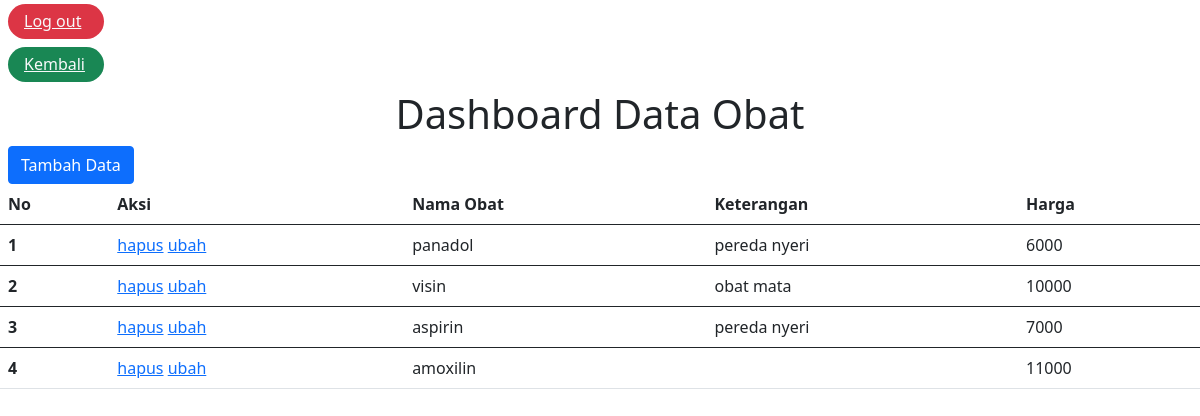
Screenshot of /dataObat/obat.php (signed in) with the database file from the repository.
### tables this page shows
CREATE TABLE `obat` (
  `id` int(11) NOT NULL,
  `namaobat` varchar(255) NOT NULL,
  `keterangan` varchar(255) NOT NULL,
  `harga` int(255) NOT NULL
);

### dataObat/functions.php (called while the page is built, shortened)
<?php
    $conn = mysqli_connect("localhost", "root", "", "inovamedika");
    function query($query){
        global $conn;
        $result = mysqli_query($conn ,$query);
        $rows = [];
        while( $row = mysqli_fetch_assoc($result) ){
            $rows[] = $row;
        }
        return $rows;
    };
?>

### dataObat/obat.php (the view, shortened to what this page needs)
<?php
require 'functions.php';
$containerAkun = query("SELECT * FROM obat");
?>
<!doctype html>
<html>
  <head>
    <link href="https://cdn.jsdelivr.net/npm/bootstrap@5.1.0/dist/css/bootstrap.min.css" rel="stylesheet">
  </head>
  <body>
    <h6 class="mt-1 mx-2 bg-danger pt-2 pb-2 px-3 rounded-pill" style="width: 6rem;"><a class="link-light" href="../logout.php">Log out</a></h6>
    <h6 class="mt-1 mx-2 bg-success pt-2 pb-2 px-3 rounded-pill" style="width: 6rem;"><a class="link-light" href="../admin.php">Kembali</a></h6>
    <h1 class="mx-2 text-center">Dashboard Data Obat</h1>
    <a class="mx-2" href="tambah.php"><button class ="btn btn-primary">Tambah Data</button></a>
        <table class="table">
          <thead>
            <tr>
              <th scope="col">No</th>
              <th scope="col">Aksi</th>
              <th scope="col">Nama Obat</th>
              <th scope="col">Keterangan</th>
              <th scope="col">Harga</th>
            </tr>
          </thead>
          <?php $i = 1; ?>
          <?php foreach($containerAkun as $akun){ ?>
            <tbody>
                <tr>
                  <th scope="row"><?php echo $i ?></th>
                  <td>
                      <a href="hapus.php?id=<?php echo $akun["id"] ?>" class="hapus">hapus</a>
                      <a href="ubah.php?id=<?php echo $akun["id"] ?>">ubah</a>
                  </td>
                  <td><?php echo $akun["namaobat"] ?></td>
                  <td><?php echo $akun["keterangan"] ?></td>
                  <td><?php echo $akun["harga"] ?></td>
                </tr>
            </tbody>
            <?php $i++ ?>
            <?php } ?>
        </table>
  </body>
</html>

### rows the page displays
obat: namaobat "panadol", keterangan "pereda nyeri", harga "6000"
obat: namaobat "visin", keterangan "obat mata", harga "10000"
obat: namaobat "aspirin", keterangan "pereda nyeri", harga "7000"
obat: namaobat "amoxilin", harga "11000"
